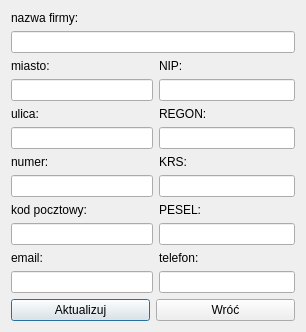
<?xml version="1.0" encoding="UTF-8"?>
<ui version="4.0">
 <class>companyWindow</class>
 <widget class="QDialog" name="companyWindow">
  <property name="geometry">
   <rect>
    <x>0</x>
    <y>0</y>
    <width>306</width>
    <height>327</height>
   </rect>
  </property>
  <property name="windowTitle">
   <string>Firma</string>
  </property>
  <layout class="QGridLayout" name="gridLayout">
   <item row="0" column="0" colspan="4">
    <widget class="QLabel" name="label">
     <property name="text">
      <string>nazwa firmy:</string>
     </property>
    </widget>
   </item>
   <item row="1" column="0" colspan="4">
    <widget class="QLineEdit" name="output_name"/>
   </item>
   <item row="2" column="0">
    <widget class="QLabel" name="label_2">
     <property name="text">
      <string>miasto:</string>
     </property>
    </widget>
   </item>
   <item row="2" column="2" colspan="2">
    <widget class="QLabel" name="label_4">
     <property name="text">
      <string>NIP:</string>
     </property>
    </widget>
   </item>
   <item row="3" column="0" colspan="2">
    <widget class="QLineEdit" name="output_city"/>
   </item>
   <item row="3" column="2" colspan="2">
    <widget class="QLineEdit" name="output_NIP"/>
   </item>
   <item row="4" column="0">
    <widget class="QLabel" name="label_3">
     <property name="text">
      <string>ulica:</string>
     </property>
    </widget>
   </item>
   <item row="4" column="2" colspan="2">
    <widget class="QLabel" name="label_8">
     <property name="text">
      <string>REGON:</string>
     </property>
    </widget>
   </item>
   <item row="5" column="0" colspan="2">
    <widget class="QLineEdit" name="output_street"/>
   </item>
   <item row="5" column="2" colspan="2">
    <widget class="QLineEdit" name="output_REGON"/>
   </item>
   <item row="6" column="0" colspan="2">
    <widget class="QLabel" name="label_5">
     <property name="text">
      <string>numer:</string>
     </property>
    </widget>
   </item>
   <item row="6" column="2" colspan="2">
    <widget class="QLabel" name="label_9">
     <property name="text">
      <string>KRS:</string>
     </property>
    </widget>
   </item>
   <item row="7" column="0" colspan="2">
    <widget class="QLineEdit" name="output_number"/>
   </item>
   <item row="7" column="2" colspan="2">
    <widget class="QLineEdit" name="output_KRS"/>
   </item>
   <item row="8" column="0" colspan="2">
    <widget class="QLabel" name="label_6">
     <property name="text">
      <string>kod pocztowy:</string>
     </property>
    </widget>
   </item>
   <item row="8" column="2" colspan="2">
    <widget class="QLabel" name="label_7">
     <property name="text">
      <string>PESEL:</string>
     </property>
    </widget>
   </item>
   <item row="9" column="0" colspan="2">
    <widget class="QLineEdit" name="output_postalCode"/>
   </item>
   <item row="9" column="2" colspan="2">
    <widget class="QLineEdit" name="output_PESEL"/>
   </item>
   <item row="10" column="0">
    <widget class="QLabel" name="label_10">
     <property name="text">
      <string>email:</string>
     </property>
    </widget>
   </item>
   <item row="10" column="2" colspan="2">
    <widget class="QLabel" name="label_11">
     <property name="text">
      <string>telefon:</string>
     </property>
    </widget>
   </item>
   <item row="11" column="0" colspan="2">
    <widget class="QLineEdit" name="output_email"/>
   </item>
   <item row="11" column="2" colspan="2">
    <widget class="QLineEdit" name="output_phone"/>
   </item>
   <item row="12" column="0" colspan="4">
    <layout class="QHBoxLayout" name="horizontalLayout">
     <item>
      <widget class="QPushButton" name="pushButton_2">
       <property name="text">
        <string>Aktualizuj</string>
       </property>
      </widget>
     </item>
     <item>
      <widget class="QPushButton" name="pushButton">
       <property name="text">
        <string>Wróć</string>
       </property>
      </widget>
     </item>
    </layout>
   </item>
  </layout>
 </widget>
 <tabstops>
  <tabstop>output_name</tabstop>
  <tabstop>output_city</tabstop>
  <tabstop>output_street</tabstop>
  <tabstop>output_number</tabstop>
  <tabstop>output_postalCode</tabstop>
  <tabstop>output_email</tabstop>
  <tabstop>output_NIP</tabstop>
  <tabstop>output_REGON</tabstop>
  <tabstop>output_KRS</tabstop>
  <tabstop>output_PESEL</tabstop>
  <tabstop>output_phone</tabstop>
 </tabstops>
 <resources/>
 <connections/>
</ui>
